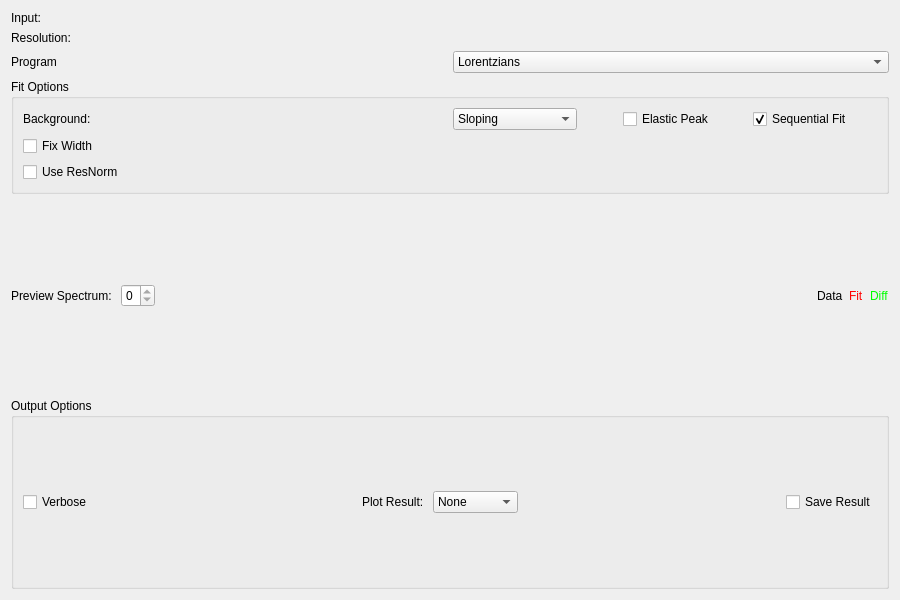
<?xml version="1.0" encoding="UTF-8"?>
<ui version="4.0">
 <class>Quasi</class>
 <widget class="QWidget" name="Quasi">
  <property name="geometry">
   <rect>
    <x>0</x>
    <y>0</y>
    <width>900</width>
    <height>600</height>
   </rect>
  </property>
  <property name="windowTitle">
   <string>Form</string>
  </property>
  <layout class="QVBoxLayout" name="verticalLayout_2">
   <item>
    <layout class="QGridLayout" name="gridLayout">
     <item row="1" column="0">
      <widget class="QLabel" name="lblResolution">
       <property name="text">
        <string>Resolution:</string>
       </property>
      </widget>
     </item>
     <item row="0" column="1">
      <widget class="MantidQt::MantidWidgets::DataSelector" name="dsSample">
       <property name="sizePolicy">
        <sizepolicy hsizetype="Minimum" vsizetype="Fixed">
         <horstretch>0</horstretch>
         <verstretch>0</verstretch>
        </sizepolicy>
       </property>
       <property name="loadLabelText" stdset="0">
        <string>Plot</string>
       </property>
       <property name="workspaceSuffixes" stdset="0">
        <stringlist>
         <string>_red</string>
         <string>_sqw</string>
        </stringlist>
       </property>
       <property name="fileBrowserSuffixes" stdset="0">
        <stringlist>
         <string>_red.nxs</string>
         <string>_sqw.nxs</string>
        </stringlist>
       </property>
      </widget>
     </item>
     <item row="0" column="0">
      <widget class="QLabel" name="lblInput">
       <property name="text">
        <string>Input:</string>
       </property>
      </widget>
     </item>
     <item row="1" column="1">
      <widget class="MantidQt::MantidWidgets::DataSelector" name="dsResolution">
       <property name="sizePolicy">
        <sizepolicy hsizetype="Minimum" vsizetype="Fixed">
         <horstretch>0</horstretch>
         <verstretch>0</verstretch>
        </sizepolicy>
       </property>
       <property name="autoLoad">
        <bool>true</bool>
       </property>
       <property name="workspaceSuffixes" stdset="0">
        <stringlist>
         <string>_res</string>
         <string>_red</string>
         <string>_sqw</string>
        </stringlist>
       </property>
       <property name="fileBrowserSuffixes" stdset="0">
        <stringlist>
         <string>_res.nxs</string>
         <string>_red.nxs</string>
         <string>_sqw.nxs</string>
        </stringlist>
       </property>
       <property name="showLoad">
        <bool>false</bool>
       </property>
      </widget>
     </item>
     <item row="2" column="1">
      <widget class="QComboBox" name="cbProgram">
       <item>
        <property name="text">
         <string>Lorentzians</string>
        </property>
       </item>
       <item>
        <property name="text">
         <string>Stretched Exponential</string>
        </property>
       </item>
      </widget>
     </item>
     <item row="2" column="0">
      <widget class="QLabel" name="lblProgram">
       <property name="text">
        <string>Program</string>
       </property>
      </widget>
     </item>
    </layout>
   </item>
   <item>
    <widget class="QGroupBox" name="fitOptions">
     <property name="sizePolicy">
      <sizepolicy hsizetype="Preferred" vsizetype="Fixed">
       <horstretch>0</horstretch>
       <verstretch>0</verstretch>
      </sizepolicy>
     </property>
     <property name="title">
      <string>Fit Options</string>
     </property>
     <layout class="QVBoxLayout" name="verticalLayout">
      <item>
       <layout class="QGridLayout" name="gridLayout_2">
        <item row="1" column="0">
         <widget class="QCheckBox" name="chkFixWidth">
          <property name="text">
           <string>Fix Width</string>
          </property>
         </widget>
        </item>
        <item row="2" column="0">
         <widget class="QCheckBox" name="chkUseResNorm">
          <property name="text">
           <string>Use ResNorm</string>
          </property>
         </widget>
        </item>
        <item row="1" column="1">
         <widget class="MantidQt::MantidWidgets::MWRunFiles" name="mwFixWidthDat">
          <property name="enabled">
           <bool>false</bool>
          </property>
          <property name="label" stdset="0">
           <string/>
          </property>
          <property name="fileExtensions">
           <stringlist>
            <string>.dat</string>
           </stringlist>
          </property>
         </widget>
        </item>
        <item row="0" column="1">
         <layout class="QHBoxLayout" name="horizontalLayout">
          <item>
           <widget class="QComboBox" name="cbBackground">
            <property name="sizePolicy">
             <sizepolicy hsizetype="Preferred" vsizetype="Preferred">
              <horstretch>0</horstretch>
              <verstretch>0</verstretch>
             </sizepolicy>
            </property>
            <item>
             <property name="text">
              <string>Sloping</string>
             </property>
            </item>
            <item>
             <property name="text">
              <string>Flat</string>
             </property>
            </item>
            <item>
             <property name="text">
              <string>Zero</string>
             </property>
            </item>
           </widget>
          </item>
          <item>
           <spacer name="horizontalSpacer">
            <property name="orientation">
             <enum>Qt::Horizontal</enum>
            </property>
            <property name="sizeType">
             <enum>QSizePolicy::Preferred</enum>
            </property>
            <property name="sizeHint" stdset="0">
             <size>
              <width>40</width>
              <height>20</height>
             </size>
            </property>
           </spacer>
          </item>
          <item>
           <widget class="QCheckBox" name="chkElasticPeak">
            <property name="text">
             <string>Elastic Peak</string>
            </property>
           </widget>
          </item>
          <item>
           <widget class="QCheckBox" name="chkSequentialFit">
            <property name="text">
             <string>Sequential Fit</string>
            </property>
            <property name="checked">
             <bool>true</bool>
            </property>
           </widget>
          </item>
         </layout>
        </item>
        <item row="2" column="1">
         <widget class="MantidQt::MantidWidgets::DataSelector" name="dsResNorm">
          <property name="enabled">
           <bool>false</bool>
          </property>
          <property name="sizePolicy">
           <sizepolicy hsizetype="Minimum" vsizetype="Fixed">
            <horstretch>0</horstretch>
            <verstretch>0</verstretch>
           </sizepolicy>
          </property>
          <property name="autoLoad">
           <bool>false</bool>
          </property>
          <property name="workspaceSuffixes" stdset="0">
           <stringlist>
            <string>_ResNorm</string>
           </stringlist>
          </property>
          <property name="fileBrowserSuffixes" stdset="0">
           <stringlist>
            <string>_ResNorm.nxs</string>
           </stringlist>
          </property>
          <property name="showLoad">
           <bool>false</bool>
          </property>
         </widget>
        </item>
        <item row="0" column="0">
         <widget class="QLabel" name="lblBackground">
          <property name="sizePolicy">
           <sizepolicy hsizetype="Preferred" vsizetype="Preferred">
            <horstretch>0</horstretch>
            <verstretch>0</verstretch>
           </sizepolicy>
          </property>
          <property name="text">
           <string>Background:</string>
          </property>
         </widget>
        </item>
       </layout>
      </item>
     </layout>
    </widget>
   </item>
   <item>
    <layout class="QHBoxLayout" name="horizontalLayout_3">
     <item>
      <layout class="QVBoxLayout" name="treeSpace"/>
     </item>
     <item>
      <layout class="QVBoxLayout" name="plotPane">
       <item>
        <layout class="QVBoxLayout" name="plotSpace"/>
       </item>
       <item>
        <layout class="QHBoxLayout" name="underPlotSpace">
         <item>
          <widget class="QLabel" name="lblPreviewSpec">
           <property name="text">
            <string>Preview Spectrum: </string>
           </property>
          </widget>
         </item>
         <item>
          <widget class="QSpinBox" name="spPreviewSpectrum">
           <property name="maximum" stdset="0">
            <number>0</number>
           </property>
          </widget>
         </item>
         <item>
          <spacer name="legendSpacer">
           <property name="orientation">
            <enum>Qt::Horizontal</enum>
           </property>
           <property name="sizeHint" stdset="0">
            <size>
             <width>40</width>
             <height>20</height>
            </size>
           </property>
          </spacer>
         </item>
         <item>
          <widget class="QLabel" name="lblPlotLegendData">
           <property name="text">
            <string>Data</string>
           </property>
          </widget>
         </item>
         <item>
          <widget class="QLabel" name="lblPplotLegendFit">
           <property name="text">
            <string>Fit</string>
           </property>
           <property name="styleSheet">
            <string notr="true">color: rgb(255, 0, 0);</string>
           </property>
          </widget>
         </item>
         <item>
          <widget class="QLabel" name="lblPplotLegendDiff">
           <property name="text">
            <string>Diff</string>
           </property>
           <property name="styleSheet">
            <string notr="true">color: rgb(0, 255, 0);</string>
           </property>
          </widget>
         </item>
        </layout>
       </item>
      </layout>
     </item>
    </layout>
   </item>
   <item>
    <layout class="QHBoxLayout" name="horizontalLayout_44">
     <item>
      <widget class="QGroupBox" name="gbOutput">
       <property name="title">
        <string>Output Options</string>
       </property>
       <layout class="QHBoxLayout" name="horizontalLayout_2">
        <item>
         <widget class="QCheckBox" name="chkVerbose">
          <property name="enabled">
           <bool>true</bool>
          </property>
          <property name="text">
           <string>Verbose</string>
          </property>
         </widget>
        </item>
        <item>
         <spacer name="horizontalSpacer_17">
          <property name="orientation">
           <enum>Qt::Horizontal</enum>
          </property>
          <property name="sizeHint" stdset="0">
           <size>
            <width>40</width>
            <height>20</height>
           </size>
          </property>
         </spacer>
        </item>
        <item>
         <widget class="QLabel" name="lblPlotResult">
          <property name="text">
           <string>Plot Result: </string>
          </property>
         </widget>
        </item>
        <item>
         <widget class="QComboBox" name="cbPlot">
          <item>
           <property name="text">
            <string>None</string>
           </property>
          </item>
          <item>
           <property name="text">
            <string>All</string>
           </property>
          </item>
          <item>
           <property name="text">
            <string>Amplitude</string>
           </property>
          </item>
          <item>
           <property name="text">
            <string>FWHM</string>
           </property>
          </item>
          <item>
           <property name="text">
            <string>Fit</string>
           </property>
          </item>
          <item>
           <property name="text">
            <string>Prob</string>
           </property>
          </item>
         </widget>
        </item>
        <item>
         <spacer name="horizontalSpacer_18">
          <property name="orientation">
           <enum>Qt::Horizontal</enum>
          </property>
          <property name="sizeHint" stdset="0">
           <size>
            <width>40</width>
            <height>20</height>
           </size>
          </property>
         </spacer>
        </item>
        <item>
         <widget class="QCheckBox" name="chkSave">
          <property name="text">
           <string>Save Result</string>
          </property>
         </widget>
        </item>
       </layout>
      </widget>
     </item>
    </layout>
   </item>
  </layout>
 </widget>
 <customwidgets>
  <customwidget>
   <class>MantidQt::MantidWidgets::MWRunFiles</class>
   <extends>QWidget</extends>
   <header>MantidQtMantidWidgets/MWRunFiles.h</header>
  </customwidget>
  <customwidget>
   <class>MantidQt::MantidWidgets::DataSelector</class>
   <extends>QWidget</extends>
   <header>MantidQtMantidWidgets/DataSelector.h</header>
  </customwidget>
 </customwidgets>
 <resources/>
 <connections/>
</ui>
